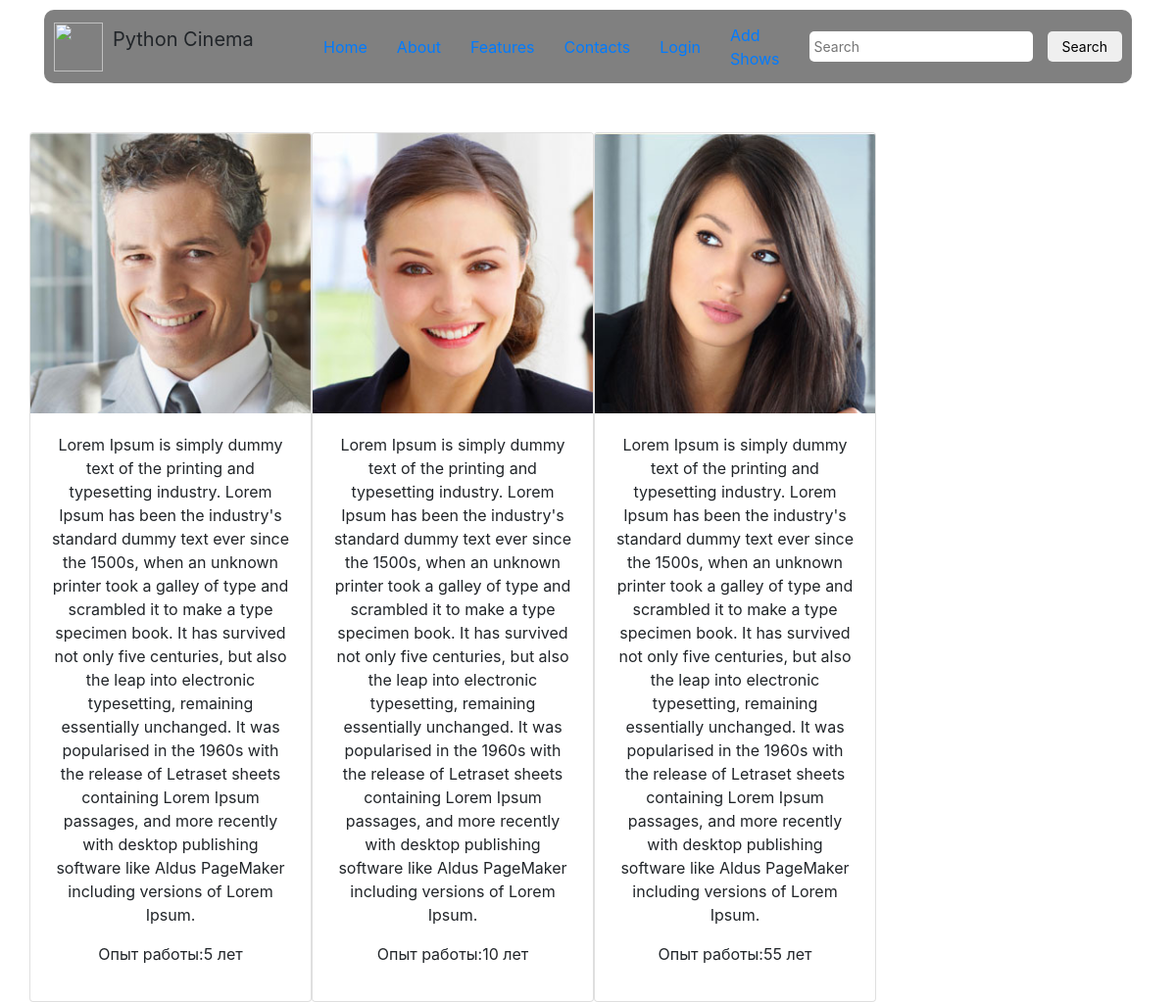
The app's page /about_us/ with its own data.
### tvshow/models.py (models this page shows, shortened)
class About_Us(models.Model):
    img = models.ImageField(upload_to='')
    description = models.TextField()
    work_year = models.IntegerField(max_length=20)

### tvshow/views.py (the view)
# urls.py: path('about_us/', views.about_us, name='about_us'),
def about_us(request):
    about = models.About_Us.objects.all()
    return render(request, "about.html", {'about':about})

### templates/about.html (shortened to what this page needs)
<!DOCTYPE html>
{% load static %}
<html lang="en">
<head>
  <link rel="stylesheet" href="{% static 'css/style.css' %}"/>
    <link rel="stylesheet" href="https://maxcdn.bootstrapcdn.com/bootstrap/4.0.0/css/bootstrap.min.css">
</head>
<body>
<div class="container">
   <header class="header">
        <div class="header__logo">
            <img src="https://cdn4.iconfinder.com/data/icons/scripting-and-programming-languages/512/Python_logo-512.png">
            <p>Python Cinema</p>
        </div>
        <div class="header__links">
            <a href="/">Home</a>
            <a href="#">About</a>
            <a href="#">Features</a>
            <a href="#">Contacts</a>
            <a href="/admin/">Login</a>
            <a href="/add-shows/">Add Shows</a>
        </div>
        <div class="header__search">
            <input placeholder="Search">
            <button class="button">Search</button>
        </div>
    </header>
<center>
   <div class="row gy-5"><br><br>
{%for i in about%}
<div class="card" style="width: 18rem;">
  <img class="card-img-top" src="{{i.img.url}}" alt="Card image cap">
  <div class="card-body">
    <p class="card-text">{{i.description}}</p>
      <p>Опыт работы:{{i.work_year}} лет</p>
  </div>
</div>
    {%endfor%}
   </div>
</center>
</div>
</body>
</html>

### static/css/style.css (style rules this page uses)
* { margin: 0; padding: 0; box-sizing: border-box; }
.container { max-width: 1100px; margin-left: auto; margin-right: auto; padding-left: 15px; padding-right: 15px; }
.button { max-width: 100px; padding: 5px 15px; border: none; font-size: 14px; border-radius: 5px; }
a { text-decoration: none; color: black; cursor: pointer; }
input, button { cursor: pointer; }
header { margin-top: 10px; margin-bottom: 50px; }
.header { min-height: 75px; display: grid; grid-template-columns: 1fr 1fr 1fr; background-color: grey; padding: 10px; border-radius: 10px; }
.header__logo { display: flex; justify-content: flex-start; align-items: center; }
.header__logo img { width: 50px; height: 50px; margin-right: 10px; }
.header__logo p { font-size: 20px; }
.header__links { display: flex; justify-content: center; align-items: center; }
.header__links a { margin-right: 30px; }
.header__search { display: flex; justify-content: flex-end; align-items: center; }
.header__search input { margin-right: 15px; padding: 5px; border: none; font-size: 14px; border-radius: 5px; }
img:nth-child(1) { animation-delay:12s }

### records on screen
About_Us: img (picture), description "Lorem Ipsum is simply dummy text of the printing and typesetting industry. Lorem Ipsum has been the industry's standard dummy text ever since the 1500s, when an unknown printer took a galley of type and scrambled it to make a type specimen book. It has survived not only five centuries, but also the leap into electronic typesetting, remaining essentially unchanged. It was popularised in the 1960s with the release of Letraset sheets containing Lorem Ipsum passages, and more recently with desktop publishing software like Aldus PageMaker including versions of Lorem Ipsum.", work_year "5"
About_Us: img (picture), description "Lorem Ipsum is simply dummy text of the printing and typesetting industry. Lorem Ipsum has been the industry's standard dummy text ever since the 1500s, when an unknown printer took a galley of type and scrambled it to make a type specimen book. It has survived not only five centuries, but also the leap into electronic typesetting, remaining essentially unchanged. It was popularised in the 1960s with the release of Letraset sheets containing Lorem Ipsum passages, and more recently with desktop publishing software like Aldus PageMaker including versions of Lorem Ipsum.", work_year "10"
About_Us: img (picture), description "Lorem Ipsum is simply dummy text of the printing and typesetting industry. Lorem Ipsum has been the industry's standard dummy text ever since the 1500s, when an unknown printer took a galley of type and scrambled it to make a type specimen book. It has survived not only five centuries, but also the leap into electronic typesetting, remaining essentially unchanged. It was popularised in the 1960s with the release of Letraset sheets containing Lorem Ipsum passages, and more recently with desktop publishing software like Aldus PageMaker including versions of Lorem Ipsum.", work_year "55"
